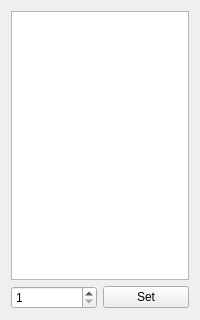
<?xml version="1.0" encoding="UTF-8"?>
<ui version="4.0">
 <class>DatabaseListView</class>
 <widget class="QWidget" name="DatabaseListView">
  <property name="geometry">
   <rect>
    <x>0</x>
    <y>0</y>
    <width>200</width>
    <height>320</height>
   </rect>
  </property>
  <property name="sizePolicy">
   <sizepolicy hsizetype="Fixed" vsizetype="Expanding">
    <horstretch>0</horstretch>
    <verstretch>0</verstretch>
   </sizepolicy>
  </property>
  <property name="minimumSize">
   <size>
    <width>200</width>
    <height>320</height>
   </size>
  </property>
  <property name="maximumSize">
   <size>
    <width>200</width>
    <height>16777215</height>
   </size>
  </property>
  <property name="windowTitle">
   <string>Form</string>
  </property>
  <layout class="QVBoxLayout" name="verticalLayout">
   <item>
    <widget class="QListView" name="listView">
     <property name="sizePolicy">
      <sizepolicy hsizetype="Expanding" vsizetype="Expanding">
       <horstretch>0</horstretch>
       <verstretch>0</verstretch>
      </sizepolicy>
     </property>
     <property name="maximumSize">
      <size>
       <width>16777215</width>
       <height>16777215</height>
      </size>
     </property>
    </widget>
   </item>
   <item>
    <layout class="QHBoxLayout" name="horizontalLayout_2">
     <item>
      <widget class="QSpinBox" name="spinBox">
       <property name="sizePolicy">
        <sizepolicy hsizetype="Preferred" vsizetype="Fixed">
         <horstretch>0</horstretch>
         <verstretch>0</verstretch>
        </sizepolicy>
       </property>
       <property name="minimumSize">
        <size>
         <width>72</width>
         <height>0</height>
        </size>
       </property>
       <property name="minimum">
        <number>1</number>
       </property>
       <property name="maximum">
        <number>9999</number>
       </property>
      </widget>
     </item>
     <item>
      <widget class="QPushButton" name="pushButton">
       <property name="text">
        <string>Set</string>
       </property>
      </widget>
     </item>
    </layout>
   </item>
  </layout>
 </widget>
 <resources/>
 <connections/>
</ui>
